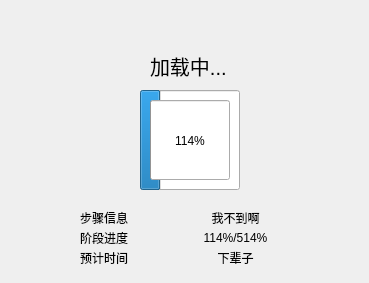
<?xml version="1.0" encoding="UTF-8"?>
<ui version="4.0">
 <class>Form</class>
 <widget class="QWidget" name="Form">
  <property name="geometry">
   <rect>
    <x>0</x>
    <y>0</y>
    <width>369</width>
    <height>283</height>
   </rect>
  </property>
  <property name="windowTitle">
   <string>Form</string>
  </property>
  <widget class="ProgressRing" name="ProgressRing">
   <property name="geometry">
    <rect>
     <x>140</x>
     <y>90</y>
     <width>100</width>
     <height>100</height>
    </rect>
   </property>
   <property name="minimumSize">
    <size>
     <width>80</width>
     <height>80</height>
    </size>
   </property>
   <property name="value">
    <number>20</number>
   </property>
  </widget>
  <widget class="IndeterminateProgressRing" name="IndeterminateProgressRing">
   <property name="geometry">
    <rect>
     <x>150</x>
     <y>100</y>
     <width>80</width>
     <height>80</height>
    </rect>
   </property>
   <property name="textVisible">
    <bool>true</bool>
   </property>
   <property name="textDirection">
    <enum>QProgressBar::TopToBottom</enum>
   </property>
  </widget>
  <widget class="QLabel" name="label">
   <property name="geometry">
    <rect>
     <x>80</x>
     <y>210</y>
     <width>54</width>
     <height>16</height>
    </rect>
   </property>
   <property name="text">
    <string>步骤信息</string>
   </property>
  </widget>
  <widget class="QLabel" name="label_2">
   <property name="geometry">
    <rect>
     <x>163</x>
     <y>133</y>
     <width>54</width>
     <height>16</height>
    </rect>
   </property>
   <property name="text">
    <string>114%</string>
   </property>
   <property name="alignment">
    <set>Qt::AlignCenter</set>
   </property>
  </widget>
  <widget class="QLabel" name="label_3">
   <property name="geometry">
    <rect>
     <x>150</x>
     <y>40</y>
     <width>181</width>
     <height>51</height>
    </rect>
   </property>
   <property name="font">
    <font>
     <pointsize>15</pointsize>
    </font>
   </property>
   <property name="text">
    <string>加载中...</string>
   </property>
  </widget>
  <widget class="QLabel" name="label_4">
   <property name="geometry">
    <rect>
     <x>80</x>
     <y>230</y>
     <width>54</width>
     <height>16</height>
    </rect>
   </property>
   <property name="text">
    <string>阶段进度</string>
   </property>
  </widget>
  <widget class="QLabel" name="label_5">
   <property name="geometry">
    <rect>
     <x>80</x>
     <y>250</y>
     <width>54</width>
     <height>16</height>
    </rect>
   </property>
   <property name="text">
    <string>预计时间</string>
   </property>
  </widget>
  <widget class="QLabel" name="label_6">
   <property name="geometry">
    <rect>
     <x>140</x>
     <y>210</y>
     <width>191</width>
     <height>16</height>
    </rect>
   </property>
   <property name="text">
    <string>我不到啊</string>
   </property>
   <property name="alignment">
    <set>Qt::AlignCenter</set>
   </property>
  </widget>
  <widget class="QLabel" name="label_7">
   <property name="geometry">
    <rect>
     <x>140</x>
     <y>230</y>
     <width>191</width>
     <height>16</height>
    </rect>
   </property>
   <property name="text">
    <string>114%/514%</string>
   </property>
   <property name="alignment">
    <set>Qt::AlignCenter</set>
   </property>
  </widget>
  <widget class="QLabel" name="label_8">
   <property name="geometry">
    <rect>
     <x>140</x>
     <y>250</y>
     <width>191</width>
     <height>16</height>
    </rect>
   </property>
   <property name="text">
    <string>下辈子</string>
   </property>
   <property name="alignment">
    <set>Qt::AlignCenter</set>
   </property>
  </widget>
 </widget>
 <customwidgets>
  <customwidget>
   <class>ProgressBar</class>
   <extends>QProgressBar</extends>
   <header>qfluentwidgets</header>
  </customwidget>
  <customwidget>
   <class>ProgressRing</class>
   <extends>ProgressBar</extends>
   <header>qfluentwidgets</header>
  </customwidget>
  <customwidget>
   <class>IndeterminateProgressRing</class>
   <extends>QProgressBar</extends>
   <header>qfluentwidgets</header>
  </customwidget>
 </customwidgets>
 <resources/>
 <connections/>
</ui>
